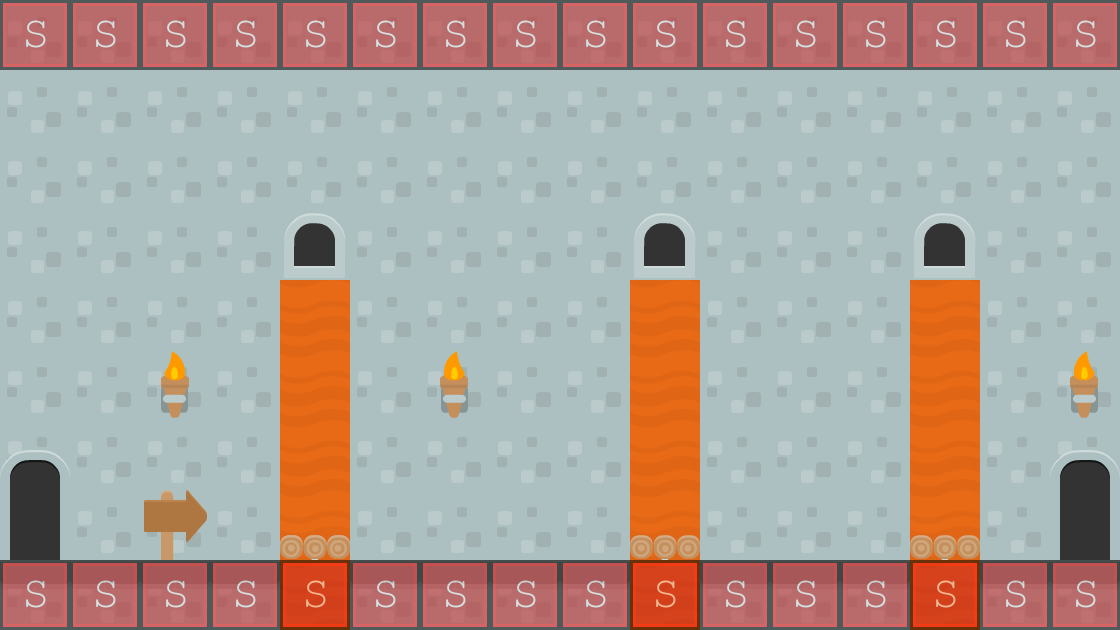

This is a level from a 2D game, rendered from its Tiled map with the project's own tilesets. A one-line summary and the map file follow, with tile-layer data summarised:
An orthogonal 16x9 tile map with 70x70 px tiles, 6 tile layers (background 5, background 4, backgrounnd 3, background 2, ...), 3 tilesets and 5 objects (3x badguy, levelTrigger).

<map version="1.0" orientation="orthogonal" renderorder="right-down" width="16" height="9" tilewidth="70" tileheight="70" backgroundcolor="#801d55">
 <tileset firstgid="1" name="background-tiles" tilewidth="70" tileheight="70">
  <image source="../img/background-tiles.png" width="910" height="910" />
 </tileset>
 <tileset firstgid="170" name="meta-tiles" tilewidth="70" tileheight="70">
  <image source="../img/meta-tiles.png" width="350" height="70" />
  <tile id="4">
   <properties>
    <property name="type" value="solid" />
   </properties>
  </tile>
 </tileset>
 <tileset firstgid="175" name="lol" tilewidth="75" tileheight="75">
  <image source="../img/lol.png" width="160" height="180" />
 </tileset>
 <layer name="background 5" width="16" height="9">
  <data>[144 cells, 144 non-empty, 1 distinct tile ids]</data>
 </layer>
 <layer name="background 4" width="16" height="9">
  <data>[144 cells, 28 non-empty, 2 distinct tile ids]</data>
 </layer>
 <layer name="backgrounnd 3" width="16" height="9">
  <data>[144 cells, 1 non-empty, 1 distinct tile ids]</data>
 </layer>
 <layer name="background 2" width="16" height="9">
  <data>[144 cells, 9 non-empty, 4 distinct tile ids]</data>
 </layer>
 <layer name="background" width="16" height="9">
  <data>[144 cells, 18 non-empty, 4 distinct tile ids]</data>
 </layer>
 <layer name="collision" width="16" height="9" opacity="0.53">
  <data>[144 cells, 32 non-empty, 1 distinct tile ids]</data>
 </layer>
 <objectgroup name="enemy" opacity="0">
  <object x="191" y="625" width="30" height="4" />
  <object name="badguy" x="139" y="491" width="771" height="71" />
  <object name="badguy" x="422" y="489" width="278" height="70" />
  <object name="badguy" x="981" y="491" width="69" height="70" />
 </objectgroup>
 <objectgroup name="trigger">
  <object name="levelTrigger" x="1051" y="439" width="68" height="123">
   <properties>
    <property name="level" value="JesusLevel03" />
    <property name="xSpawn" value="400" />
    <property name="ySpawn" value="0" />
   </properties>
  </object>
 </objectgroup>
</map>
